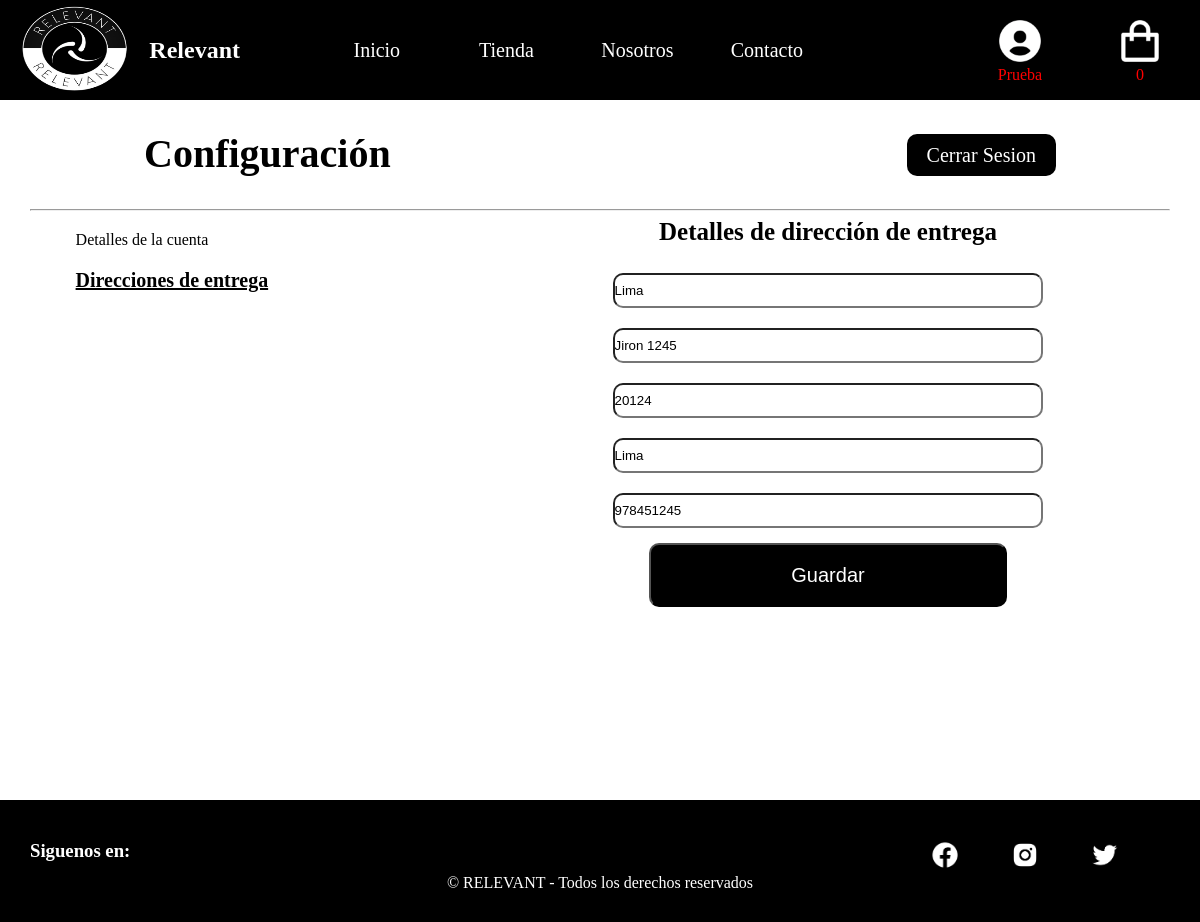
The app's page /conf_direccionenvio.php (signed in) with its own data.
### tables this page shows
CREATE TABLE `usuarios` (
  `id_usuario` int(11) NOT NULL,
  `correo` varchar(100) NOT NULL,
  `contraseña` varchar(100) NOT NULL,
  `nombre` varchar(100) NOT NULL,
  `apellido` varchar(100) NOT NULL,
  `numdocu` int(8) NOT NULL,
  `nacimiento` date NOT NULL,
  `genero` varchar(20) NOT NULL,
  `pais` varchar(100) NOT NULL,
  `direccion` varchar(100) NOT NULL,
  `referencia` varchar(100) NOT NULL,
  `codigo_postal` int(11) NOT NULL,
  `ciudad` varchar(100) NOT NULL,
  `region` varchar(100) NOT NULL,
  `telefono` int(11) NOT NULL
);

### conf_direccionenvio.php (the view, shortened to what this page needs)
<?php include 'cabecera.php'; ?>
<?php
include './bd/conexion.php';
$consulta = 'SELECT * FROM usuarios WHERE id_usuario=' . $_SESSION['id'];
$respuesta = mysqli_query($conexion, $consulta);
while ($fila = mysqli_fetch_array($respuesta)) {
  $direccion = $fila['direccion'];
  $referencia = $fila['referencia'];
  $codigo_postal = $fila['codigo_postal'];
  $ciudad = $fila['ciudad'];
  $telefono = $fila['telefono'];
}
?>
<link rel="stylesheet" href="css/style_confdireccion.css" />
<div class="contenedor">
  <div class="contenedor2">
    <div class="tg_confi">
      <div class="titu_conf">
        <h3>Configuración</h3>
      </div>
      <div class="btnCerrarSesion">
        <a href="controlador_cerrar_sesion.php">Cerrar Sesion</a>
      </div>
    </div>
    <hr />
    <div class="t_confi">
      <div class="dt_confi">
        <ul>
          <li>
            <a href="conf_cuenta.php"><img src="" alt="" />Detalles de la cuenta</a>
          </li>
          <li>
            <a href="#" class="select"><img src="" alt="" />Direcciones de entrega</a>
          </li>
        </ul>
      </div>
    </div>
    <div class="c_detallescuenta">
      <form action="form_procesar_conf_direccionenvio.php" method="POST">
        <div class="detalle">
          <h3>Detalles de dirección de entrega</h3>
          <div class="form_envio">
            <input type="text" name="direccion" placeholder="*Dirección" value="<?php echo $direccion ?>" /><br />
            <input type="text" name="referencia" placeholder="*Referencia, puntos cercanos, etc" value="<?php echo $referencia ?>" /><br />
            <input type="number" name="codigo" placeholder="*Código postal o Distrito" value="<?php echo $codigo_postal ?>" /><br />
            <input type="text" name="ciudad" placeholder="*Ciudad" value="<?php echo $ciudad ?>" /><br />
            <input type="number" name="telefono" placeholder="*Teléfono" value="<?php echo $telefono ?>" /><br />
          </div>
        </div>
        <div class="dc_botones">
          <div class="btn2">
            <button type="submit"><a href="#">Guardar</a></button>
          </div>
        </div>
      </form>
    </div>
  </div>
</div>
<?php include 'pie.php'; ?>

### css/style_menu.css (style rules this page uses)
* { margin: 0; padding: 0; }

### css/style_confdireccion.css (style rules this page uses)
.contenedor { width: 100%; }
.contenedor .contenedor2 { width: 95%; padding: 2.5%; overflow: hidden; min-height: 80vh; }
.contenedor .tg_confi { width: 80%; padding-right: 10%; padding-left: 10%; padding-bottom: 2.5%; overflow: auto; }
.contenedor .tg_confi .titu_conf { width: 50%; float: left; }
.contenedor .tg_confi .btnCerrarSesion { width: 50%; float: right; text-align: end; height: 50px; }
.contenedor .tg_confi .btnCerrarSesion a { line-height: 50px; text-decoration: none; padding: 10px 20px; background-color: #000000; color: #ffffff; border-radius: 10px; font-size: 20px; }
.contenedor .tg_confi .titu_conf h3 { font-size: 40px; }
.contenedor .t_confi { width: 40%; float: left; }
.contenedor .t_confi .dt_confi { width: 80%; padding-left: 10%; padding-right: 10%; }
.contenedor .t_confi .dt_confi ul { list-style: none; }
.contenedor .t_confi .dt_confi ul li { text-decoration: none; margin-top: 20px; }
.contenedor .t_confi .dt_confi ul li a { text-decoration: none; color: rgb(0, 0, 0); }
.contenedor .t_confi .dt_confi .select { font-size: 20px; text-decoration: underline; font-weight: bold; }
.c_detallescuenta { width: 60%; float: right; }
.c_detallescuenta .detalle { width: 70%; padding-left: 15%; padding-right: 15%; text-align: center; }
.c_detallescuenta .detalle .form_envio input { width: 90%; height: 35px; margin-top: 20px; border-radius: 10px; }
.c_detallescuenta .detalle h3 { font-size: 25px; padding: 1.5%; }
.c_detallescuenta .dc_botones { width: 70%; padding-left: 15%; padding-right: 15%; margin: 15px 0; }
.c_detallescuenta .dc_botones .btn2 { text-align: center; }
.c_detallescuenta .dc_botones .btn2 a { text-decoration: none; color: #ffffff; }
.c_detallescuenta .dc_botones .btn2 button { background-color: rgb(0, 0, 0); font-size: 20px; line-height: 40px; padding: 10px 140px; border-radius: 10px; cursor: pointer; color: #ffffff; }

### records on screen
usuarios: direccion "Lima", referencia "Jiron 1245", codigo "20124", ciudad "Lima", telefono "978451245"

### other values on screen
$_SESSION['nombre'] "Prueba"
